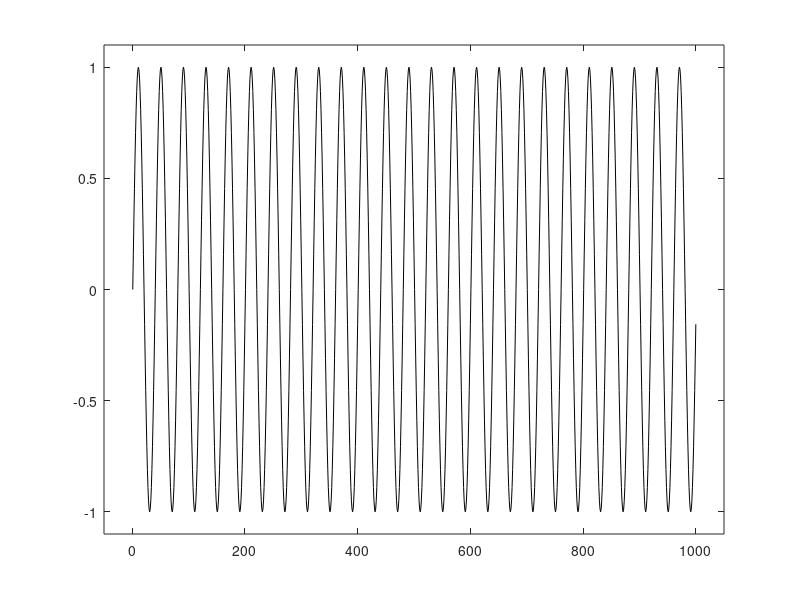

Here is the MATLAB script that generated this plot:
index_f = 1;
Time = 0:0.01:10;
index_x = sin(5*pi*index_f*Time);
% plot(t,x,'k');
Time_Series = index_x(1:1000);

plot(Time_Series, 'k')
axis([-50, 1050, -1.1, 1.1])
